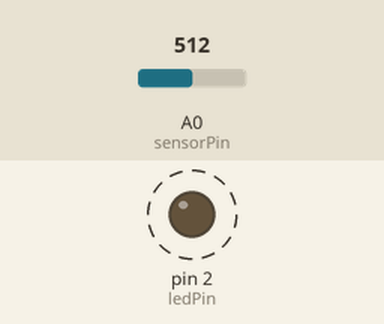
Simulated run of this sketch. Board: Arduino Uno, built with avr-gcc and run on an emulated ATmega328P. Parts: output pins drawn as LEDs (lit = HIGH). Dashed ring = blinking. Inputs (shaded band) come from the test bench; at power-on: A0 (sensorPin) = 512. What the sketch prints to the serial monitor is not drawn.

Above: at 1.8 s.
1.9 s: A0 (sensorPin) set to 0
At 3.3 s:
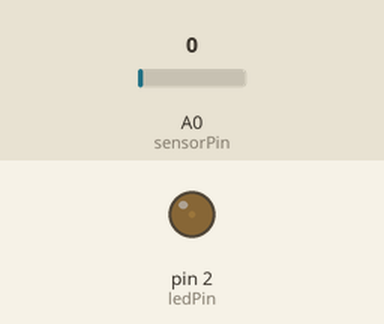
3.6 s: A0 (sensorPin) set to 122
At 3.9 s:
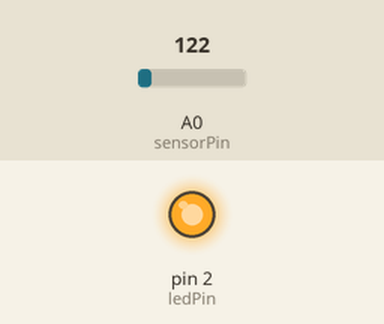
Timing chart, 0 to 13.1 s (numbered marks = the images above; inputs shaded):
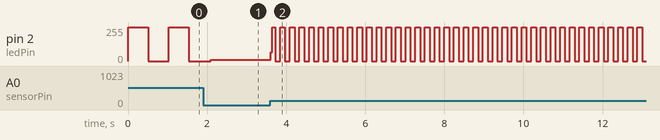

Measured:
- after the input at 3.6 s, pin 2 (ledPin): 10/255 → 64/255 at once, then moves between 0/255 and 255/255, repeating every 0.24 s
- by itself, pin 2 (ledPin): alternates 255/255 for 0.51 s and 0/255 for 0.51 s

The sketch:

LightOrNot.ino
```cpp
/*

  LightOrNot

  Reads a photocell/light-dependent resistor and adjusts the
  blink rate of an LED accordingly
  Based on http://arduino.cc/en/Tutorial/AnalogInput

  For info and circuit diagrams see https://github.com/tardate/LittleArduinoProjects/tree/main/playground/LightOrNot

 */

int sensorPin = A0;   // select the input pin for the potentiometer
int ledPin = 2;       // select the pin for the LED
int sensorValue = 0;  // variable to store the value coming from the sensor

void setup() {
  pinMode(ledPin, OUTPUT);  // declare the ledPin as an OUTPUT
  Serial.begin(115200);     // enable serial comms for recording readings
}

void loop() {
  // read the value from the sensor and log the reading to serial
  sensorValue = analogRead(sensorPin);
  Serial.println(sensorValue);

  // blink the LED ata rate proportional to the sensor reading
  digitalWrite(ledPin, HIGH);
  delay(sensorValue);
  digitalWrite(ledPin, LOW);
  delay(sensorValue);
}
```
